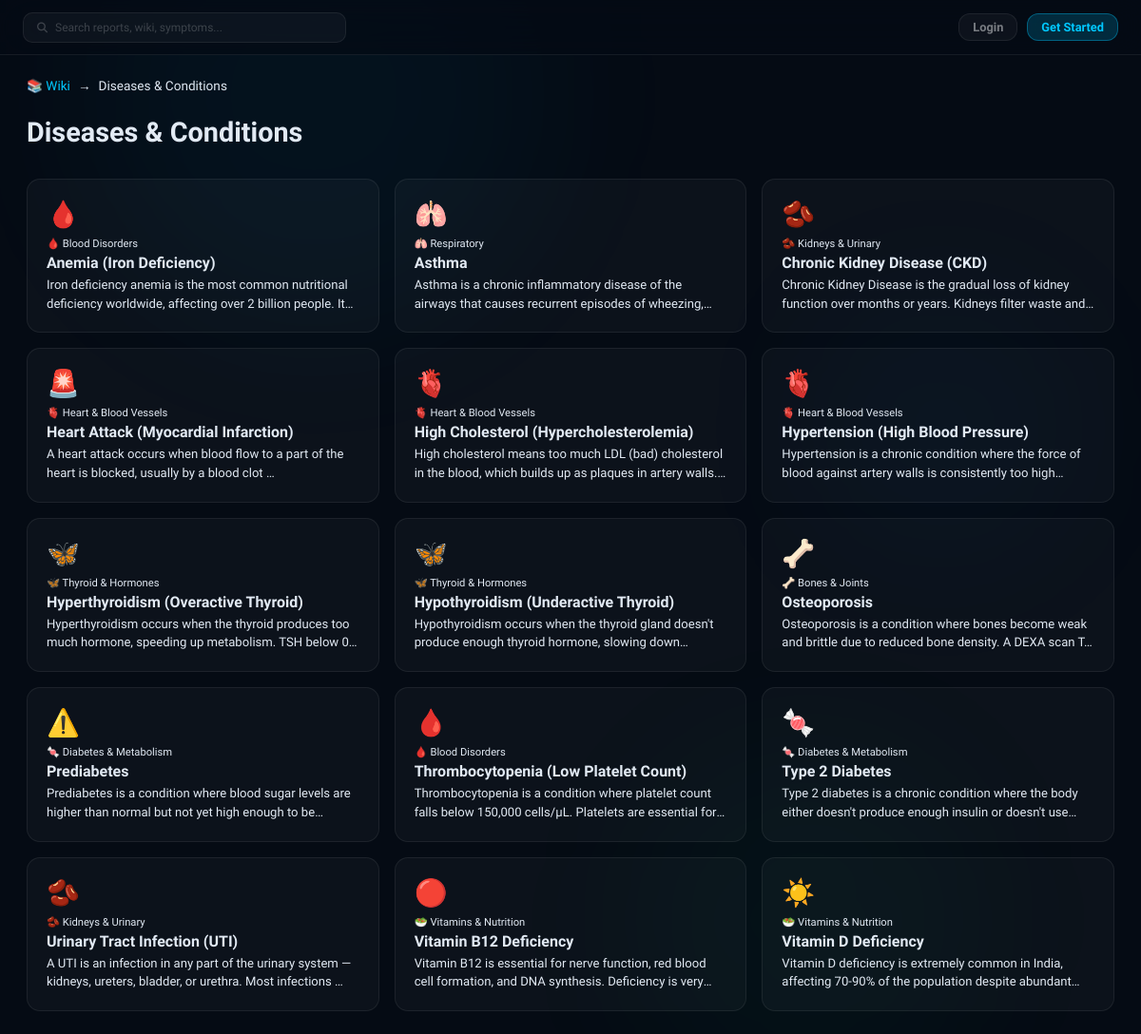
/wiki/type/disease/, run on the app's committed database.
### wiki/models.py (models this page shows, shortened)
class WikiArticle(models.Model):
    ARTICLE_TYPES = [
        ('disease', 'Disease / Condition'),
        ('term', 'Medical Term'),
        ('drug', 'Drug / Medication'),
    ]
    title = models.CharField(max_length=255)
    slug = models.SlugField(unique=True)
    article_type = models.CharField(max_length=20, choices=ARTICLE_TYPES, default='disease')
    category = models.ForeignKey(WikiCategory, on_delete=models.SET_NULL, null=True, blank=True, related_name='articles')
    icon = models.CharField(max_length=10, default='📋')
    overview = models.TextField()
    symptoms = models.TextField(blank=True)
    causes = models.TextField(blank=True)
    risk_factors = models.TextField(blank=True)
    treatments = models.TextField(blank=True)
    medications = models.TextField(blank=True)
    prevention = models.TextField(blank=True)
    lifestyle_tips = models.TextField(blank=True)
    when_to_see_doctor = models.TextField(blank=True)
    related_tests = models.TextField(blank=True)
    tags = models.CharField(max_length=500, blank=True)
    is_featured = models.BooleanField(default=False)
    created_at = models.DateTimeField(auto_now_add=True)
    updated_at = models.DateTimeField(auto_now=True)
    class Meta:
        ordering = ['title']

class WikiCategory(models.Model):
    name = models.CharField(max_length=100)
    slug = models.SlugField(unique=True)
    icon = models.CharField(max_length=10, default='📋')
    description = models.TextField(blank=True)
    order = models.IntegerField(default=0)
    class Meta:
        ordering = ['order', 'name']
        verbose_name_plural = 'Wiki Categories'

### wiki/views.py (the view)
# urls.py: path('wiki/type/<str:article_type>/', views.wiki_type, name='wiki_type'),
def wiki_type(request, article_type):
    type_labels = {'disease': 'Diseases & Conditions', 'term': 'Medical Terms', 'drug': 'Drugs & Medications'}
    articles = WikiArticle.objects.filter(article_type=article_type)
    return render(request, 'wiki/wiki_type.html', {
        'articles': articles,
        'type_label': type_labels.get(article_type, article_type.title()),
        'article_type': article_type,
    })

### templates/wiki/wiki_type.html (shortened to what this page needs)
{% extends 'base.html' %}
{% block content %}
<div class="main-content">
    <div style="display:flex;gap:8px;align-items:center;margin-bottom:1.5rem;font-size:0.85rem;color:var(--text-muted)">
        <a href="{% url 'wiki_home' %}" style="color:var(--accent);text-decoration:none">📚 Wiki</a> → <span>{{ type_label }}</span>
    </div>
    <h1 style="font-size:1.8rem;font-weight:700;margin-bottom:2rem">{{ type_label }}</h1>
    <div style="display:grid;grid-template-columns:repeat(auto-fill,minmax(280px,1fr));gap:1rem">
        {% for article in articles %}
        <a href="{% url 'wiki_article' article.slug %}" style="background:var(--surface);border:1px solid var(--border);border-radius:14px;padding:1.25rem;text-decoration:none;color:inherit;display:block;transition:all 0.25s" onmouseover="this.style.borderColor='rgba(0,200,255,0.3)';this.style.transform='translateY(-2px)'" onmouseout="this.style.borderColor='var(--border)';this.style.transform='none'">
            <div style="font-size:1.75rem;margin-bottom:0.5rem">{{ article.icon }}</div>
            {% if article.category %}<div style="font-size:0.7rem;color:var(--text-muted);margin-bottom:4px">{{ article.category.icon }} {{ article.category.name }}</div>{% endif %}
            <div style="font-weight:700;margin-bottom:4px">{{ article.title }}</div>
            <div style="font-size:0.82rem;color:var(--text-muted);line-height:1.5;overflow:hidden;display:-webkit-box;-webkit-line-clamp:2;-webkit-box-orient:vertical">{{ article.overview|truncatewords:20 }}</div>
        </a>
        {% empty %}
        <p style="color:var(--text-muted)">No articles yet.</p>
        {% endfor %}
    </div>
</div>
{% endblock %}

### templates/base.html (style rules this page uses)
:root { --bg: #050b14; --glass: rgba(13,24,37,0.6); --glass2: rgba(255,255,255,0.04); --glass3: rgba(255,255,255,0.03); --border: rgba(255,255,255,0.07); --border2: rgba(255,255,255,0.11); --accent: #00c8ff; --accent2: #00ff9d; --accent3: #ff6b6b; --warn: #ffb347; --text: #e2eaf4; --muted: rgba(255,255,255,0.45); --dim: rgba(255,255,255,0.2); --faint: rgba(255,255,255,0.08); --font: 'Sora', sans-serif; --surface: rgba(255,255,255,0.03); --surface2: rgba(255,255,255,0.05); --radius: 12px; --shadow: 0 4px 16px rgba(0,0,0,0.3); --mono: 'Space Mono', monospace; --blur: blur(20px); --blur-sm: blur(12px); --r: 12px; --r-lg: 16px; --sidebar-w: 220px; }
*, *::before, *::after { box-sizing: border-box; margin: 0; padding: 0; }
html { scroll-behavior: smooth; }
body { font-family: var(--font); background: var(--bg); color: var(--text); min-height: 100vh; display: flex; overflow-x: hidden; }
.main-content { padding: 24px 28px; flex: 1; }

### data on the page
WikiArticle: icon "🩸", category.icon "🩸", category.name "Blood Disorders", title "Anemia (Iron Deficiency)", overview "Iron deficiency anemia is the most common nutritional deficiency worldwide, affecting over 2 billion people.…"
WikiArticle: icon "🫁", category.icon "🫁", category.name "Respiratory", title "Asthma", overview "Asthma is a chronic inflammatory disease of the airways that causes recurrent episodes of…"
WikiArticle: icon "🫘", category.icon "🫘", category.name "Kidneys & Urinary", title "Chronic Kidney Disease (CKD)", overview "Chronic Kidney Disease is the gradual loss of kidney function over months or years. Kidneys filter waste…"
WikiArticle: icon "🚨", category.icon "🫀", category.name "Heart & Blood Vessels", title "Heart Attack (Myocardial Infarction)", overview "A heart attack occurs when blood flow to a part of the heart is blocked, usually by a blood clot …"
WikiArticle: icon "🫀", category.icon "🫀", category.name "Heart & Blood Vessels", title "High Cholesterol (Hypercholesterolemia)", overview "High cholesterol means too much LDL (bad) cholesterol in the blood, which builds up as plaques in artery…"
WikiArticle: icon "🫀", category.icon "🫀", category.name "Heart & Blood Vessels", title "Hypertension (High Blood Pressure)", overview "Hypertension is a chronic condition where the force of blood against artery walls is consistently too…"
WikiArticle: icon "🦋", category.icon "🦋", category.name "Thyroid & Hormones", title "Hyperthyroidism (Overactive Thyroid)", overview "Hyperthyroidism occurs when the thyroid produces too much hormone, speeding up metabolism. TSH below…"
WikiArticle: icon "🦋", category.icon "🦋", category.name "Thyroid & Hormones", title "Hypothyroidism (Underactive Thyroid)", overview "Hypothyroidism occurs when the thyroid gland doesn't produce enough thyroid hormone, slowing…"
WikiArticle: icon "🦴", category.icon "🦴", category.name "Bones & Joints", title "Osteoporosis", overview "Osteoporosis is a condition where bones become weak and brittle due to reduced bone density. A DEXA…"
WikiArticle: icon "⚠️", category.icon "🍬", category.name "Diabetes & Metabolism", title "Prediabetes", overview "Prediabetes is a condition where blood sugar levels are higher than normal but not yet high enough to…"
WikiArticle: icon "🩸", category.icon "🩸", category.name "Blood Disorders", title "Thrombocytopenia (Low Platelet Count)", overview "Thrombocytopenia is a condition where platelet count falls below 150,000 cells/µL. Platelets are essential…"
WikiArticle: icon "🍬", category.icon "🍬", category.name "Diabetes & Metabolism", title "Type 2 Diabetes", overview "Type 2 diabetes is a chronic condition where the body either doesn't produce enough insulin or doesn't…"
WikiArticle: icon "🫘", category.icon "🫘", category.name "Kidneys & Urinary", title "Urinary Tract Infection (UTI)", overview "A UTI is an infection in any part of the urinary system — kidneys, ureters, bladder, or urethra. Most infections …"
WikiArticle: icon "🔴", category.icon "🥗", category.name "Vitamins & Nutrition", title "Vitamin B12 Deficiency", overview "Vitamin B12 is essential for nerve function, red blood cell formation, and DNA synthesis. Deficiency is…"
WikiArticle: icon "☀️", category.icon "🥗", category.name "Vitamins & Nutrition", title "Vitamin D Deficiency", overview "Vitamin D deficiency is extremely common in India, affecting 70-90% of the population despite…"

### other printed values
{{ type_label }} "Diseases & Conditions"
